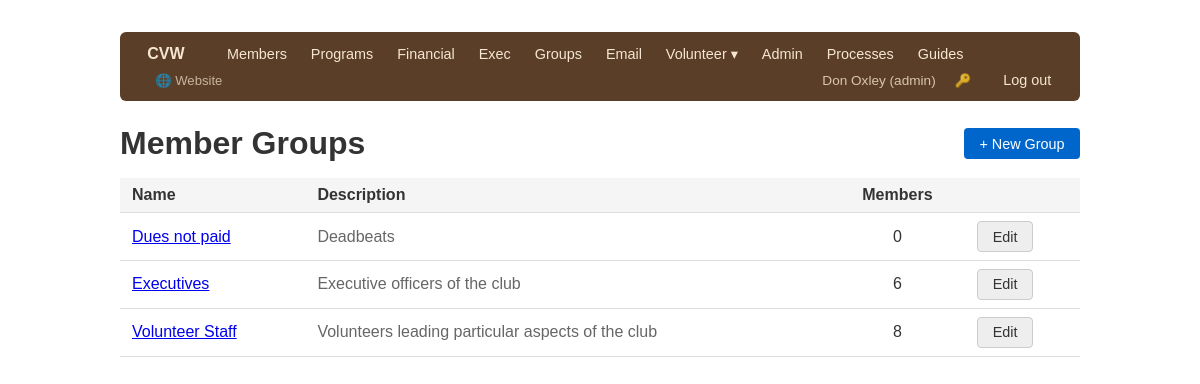
/groups/ (signed in), run on the app's committed database.
### app/models/user.py (models this page shows, shortened)
class User(Base):
    __tablename__ = "users"
    id = Column(Integer, primary_key=True, index=True)
    username = Column(String, unique=True, nullable=False, index=True)
    full_name = Column(String, nullable=False)
    role = Column(String, nullable=False)       # see ROLES
    hashed_password = Column(String, nullable=False)
    active = Column(Boolean, default=True)
    must_change_password = Column(Boolean, default=False)
    member_id = Column(Integer, ForeignKey("members.id"), nullable=True)
    created_at = Column(DateTime, server_default=func.now())
    member = relationship("Member", backref="user_account")

### app/models/group.py (models this page shows, shortened)
class MemberGroup(Base):
    __tablename__ = "member_groups"
    id = Column(Integer, primary_key=True, index=True)
    name = Column(String, nullable=False, unique=True)
    description = Column(String)
    is_dynamic = Column(Boolean, default=False)
    filter_criteria = Column(String)   # JSON: {status, membership_type, dues_paid, skill_level, volunteer_interest}
    created_by = Column(String)
    created_at = Column(DateTime, server_default=func.now())
    updated_at = Column(DateTime, onupdate=func.now())
    members = relationship("Member", secondary=member_group_assoc, backref="groups")

### app/routers/groups.py (the view)
@router.get("/", response_class=HTMLResponse)
def list_groups(request: Request, _=view_auth, db: Session = Depends(get_db)):
    groups = db.query(MemberGroup).order_by(MemberGroup.name).all()
    return templates.TemplateResponse("groups/list.html", {
        "request": request, "groups": groups
    })

### app/templates/groups/list.html (shortened to what this page needs)
{% extends "base.html" %}
{% block content %}
{% set user = request.state.user %}
<div style="display:flex; justify-content:space-between; align-items:center; margin-bottom:1rem">
    <h1 style="margin:0">Member Groups</h1>
    {% if user.role in ['membership','admin'] %}
    <a href="/groups/new" class="btn btn-primary">+ New Group</a>
    {% endif %}
</div>
{% if groups %}
<table>
    <thead>
        <tr>
            <th>Name</th>
            <th>Description</th>
            <th style="text-align:center">Members</th>
            <th></th>
        </tr>
    </thead>
    <tbody>
    {% for g in groups %}
    <tr>
        <td><a href="/groups/{{ g.id }}">{{ g.name }}</a></td>
        <td style="color:#666">{{ g.description or '' }}</td>
        <td style="text-align:center">{{ g.members|length }}</td>
        <td>
            {% if user.role in ['membership','admin'] %}
            <a href="/groups/{{ g.id }}/edit" class="btn btn-secondary">Edit</a>
            {% endif %}
        </td>
    </tr>
    {% endfor %}
    </tbody>
</table>
{% else %}
<p style="color:#888">No groups defined yet.</p>
{% endif %}
{% endblock %}

### app/templates/base.html (shortened to what this page needs)
<!DOCTYPE html>
<html lang="en">
<head>
</head>
<body>
<nav>
    <a href="/" class="nav-brand" style="text-decoration:none">CVW</a>
    {% if request.state.user %}
        {% set role = request.state.user.role %}
        {% if role in ['admin', 'exec', 'membership'] %}
            <a href="/members/">Members</a>
        {% endif %}
        {% if role in ['admin', 'exec', 'program'] %}
            <a href="/programs/">Programs</a>
        {% endif %}
        {% if role in ['admin', 'financial'] %}
            <a href="/financial/">Financial</a>
        {% endif %}
        {% if role in ['admin', 'exec'] %}
            <a href="/exec/">Exec</a>
        {% endif %}
        {% if role in ['admin', 'membership'] %}
            <a href="/groups/">Groups</a>
            <a href="/email/">Email</a>
        {% endif %}
        {% if role in ['admin', 'librarian'] %}
        <div class="nav-dropdown">
            <a href="#">Volunteer ▾</a>
        </div>
        {% endif %}
        {% if role == 'admin' %}
            <a href="/admin/">Admin</a>
        {% endif %}
        <a href="/processes/">Processes</a>
        <a href="/guides/">Guides</a>
        <a href="/site/" style="margin-left:0.5rem; opacity:0.7; font-size:0.82rem">🌐 Website</a>
        <div class="nav-right">
            <span class="nav-user">{{ request.state.user.full_name }} ({{ role }})</span>
            <a href="/change-password" title="Change password" style="font-size:0.82rem; opacity:0.8">🔑</a>
            <a href="/logout">Log out</a>
        </div>
    {% else %}
        <div class="nav-right"><a href="/login">Log in</a></div>
    {% endif %}
</nav>
{% block content %}{% endblock %}
</body>
</html>

### app/templates/base.html (style rules this page uses)
body { font-family: sans-serif; max-width: 960px; margin: 2rem auto; padding: 0 1rem; color: #333; }
nav { margin-bottom: 1.5rem; background: #5a3e28; padding: 0.5rem 1rem; border-radius: 6px; display: flex; align-items: center; gap: 0; flex-wrap: wrap; }
nav .nav-brand { color: #f5e6d3; font-weight: 700; font-size: 1rem; margin-right: 1.25rem; }
nav a { margin-right: 0.1rem; text-decoration: none; color: #f5e6d3; font-size: 0.9rem; padding: 0.3rem 0.7rem; border-radius: 4px; }
nav .nav-right { margin-left: auto; display: flex; align-items: center; gap: 0.5rem; }
.nav-dropdown { position: relative; display: inline-block; }
.nav-dropdown > a { margin-right: 0.1rem; }
nav .nav-user { color: #d9c4b0; font-size: 0.85rem; }
table { width: 100%; border-collapse: collapse; }
th, td { text-align: left; padding: 0.5rem 0.75rem; border-bottom: 1px solid #ddd; }
th { background: #f5f5f5; font-weight: 600; }
.btn { display: inline-block; padding: 0.4rem 0.9rem; border-radius: 4px; text-decoration: none; font-size: 0.9rem; border: 1px solid transparent; cursor: pointer; }
.btn-primary { background: #0066cc; color: white; }
.btn-secondary { background: #eee; color: #333; border-color: #ccc; }
h1 { margin-bottom: 1rem; }

### data on the page
User: state.user.full_name "Don Oxley", role "admin"
MemberGroup: name "Dues not paid", description "Deadbeats", members|length "0"
MemberGroup: name "Executives", description "Executive officers of the club", members|length "6"
MemberGroup: name "Volunteer Staff", description "Volunteers leading particular aspects of the club", members|length "8"
